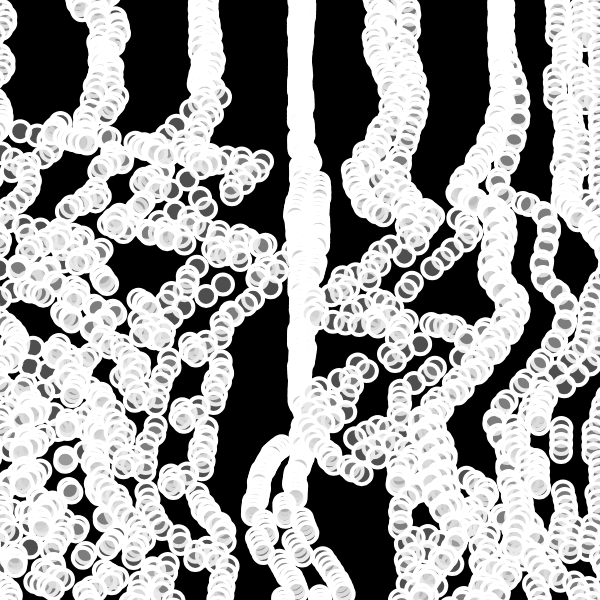
Frame 1 (no input)
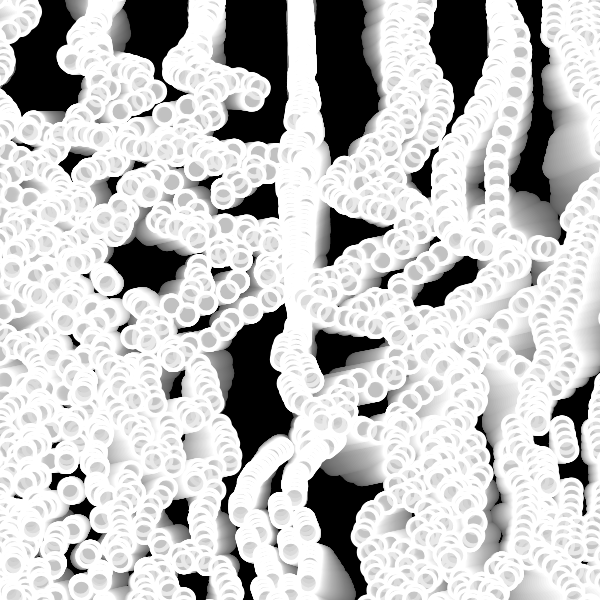
Frame 60 (no input)
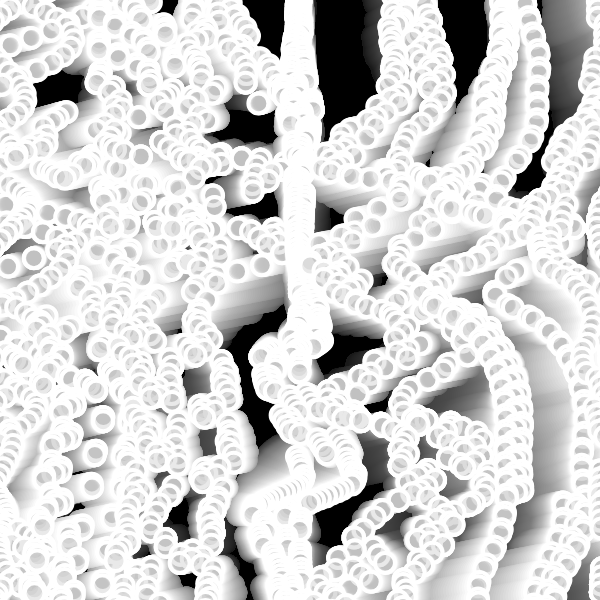
Frame 120 (the mouse pressed at the canvas centre since frame 60)

The p5.js sketch that drew these frames (run headless with seeded random() and noise() and a simulated clock; from frame 60 on, the mouse is pressed at the canvas centre):

// p5.js sketch
// ── sketch.js
//inspo from Fiona 

let moverSystems = [];
let num = 10;
let cells, cols, rows;
let offset, margin;
let cellW, cellH;
let bg;
let graphics;

function setup() {
  w = 600;
  var canvas;
    if(windowWidth>=600 && windowHeight >=600){
      canvas = createCanvas(600, 600);
    }
    else{
      canvas = createCanvas(windowWidth, windowHeight - 100);
    }

  var x = (windowWidth - width) / 2;
  var y = (windowHeight - height) / 2;

  canvas.position(x, y);
  background(0);
  noStroke();

}
var t = 0;

function draw(){
  background(0, 5)
  t+=1/600
  fill(200, 100)
  for(var x=0;x<width+30;x+=100){
    for(var y=-40;y<height+40;y+=2){
        stroke(200, 10)
      strokeWeight(4)
      var a=noise(x,y/width,t)*50
    　var b=noise(x,y/width+t)*5
      stroke(255)
      ellipse(x+cos(b)*(sin(a)-sin(x|y))*50,y+sin(a)*10, 20, 20);
     }
  }
}
